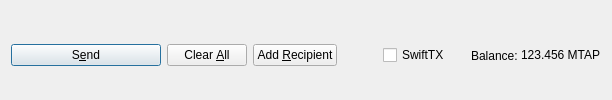
         <widget class="QFrame" name="frame_Send">
          <layout class="QHBoxLayout" name="horizontalLayout">
           <property name="bottomMargin">
            <number>0</number>
           </property>
           <item>
            <widget class="QPushButton" name="sendButton">
             <property name="minimumSize">
              <size>
               <width>150</width>
               <height>0</height>
              </size>
             </property>
             <property name="toolTip">
              <string>Confirm the send action</string>
             </property>
             <property name="text">
              <string>S&amp;end</string>
             </property>
             <property name="icon">
              <iconset resource="../mtap.qrc">
               <normaloff>:/icons/send</normaloff>:/icons/send</iconset>
             </property>
             <property name="autoDefault">
              <bool>false</bool>
             </property>
             <property name="default">
              <bool>true</bool>
             </property>
            </widget>
           </item>
           <item>
            <widget class="QPushButton" name="clearButton">
             <property name="sizePolicy">
              <sizepolicy hsizetype="Minimum" vsizetype="Fixed">
               <horstretch>0</horstretch>
               <verstretch>0</verstretch>
              </sizepolicy>
             </property>
             <property name="toolTip">
              <string>Clear all fields of the form.</string>
             </property>
             <property name="text">
              <string>Clear &amp;All</string>
             </property>
             <property name="icon">
              <iconset resource="../mtap.qrc">
               <normaloff>:/icons/remove</normaloff>:/icons/remove</iconset>
             </property>
             <property name="autoDefault">
              <bool>false</bool>
             </property>
            </widget>
           </item>
           <item>
            <widget class="QPushButton" name="addButton">
             <property name="toolTip">
              <string>Send to multiple recipients at once</string>
             </property>
             <property name="text">
              <string>Add &amp;Recipient</string>
             </property>
             <property name="icon">
              <iconset resource="../mtap.qrc">
               <normaloff>:/icons/add</normaloff>:/icons/add</iconset>
             </property>
             <property name="autoDefault">
              <bool>false</bool>
             </property>
            </widget>
           </item>
           <item>
            <spacer name="horizontalSpacer">
             <property name="orientation">
              <enum>Qt::Horizontal</enum>
             </property>
             <property name="sizeHint" stdset="0">
              <size>
               <width>40</width>
               <height>20</height>
              </size>
             </property>
            </spacer>
           </item>
           <item>
            <layout class="QHBoxLayout" name="horizontalLayout_2">
             <property name="spacing">
              <number>3</number>
             </property>
             <item>
              <widget class="QCheckBox" name="checkSwiftTX">
               <property name="enabled">
                <bool>true</bool>
               </property>
               <property name="minimumSize">
                <size>
                 <width>85</width>
                 <height>0</height>
                </size>
               </property>
               <property name="text">
                <string>SwiftTX</string>
               </property>
              </widget>
             </item>
             <item>
              <widget class="QLabel" name="label">
               <property name="text">
                <string>Balance:</string>
               </property>
              </widget>
             </item>
             <item>
              <widget class="QLabel" name="labelBalance">
               <property name="sizePolicy">
                <sizepolicy hsizetype="Preferred" vsizetype="Fixed">
                 <horstretch>0</horstretch>
                 <verstretch>0</verstretch>
                </sizepolicy>
               </property>
               <property name="cursor">
                <cursorShape>IBeamCursor</cursorShape>
               </property>
               <property name="text">
                <string notr="true">123.456 MTAP</string>
               </property>
               <property name="textInteractionFlags">
                <set>Qt::LinksAccessibleByMouse|Qt::TextSelectableByKeyboard|Qt::TextSelectableByMouse</set>
               </property>
              </widget>
             </item>
            </layout>
           </item>
          </layout>
         </widget>
